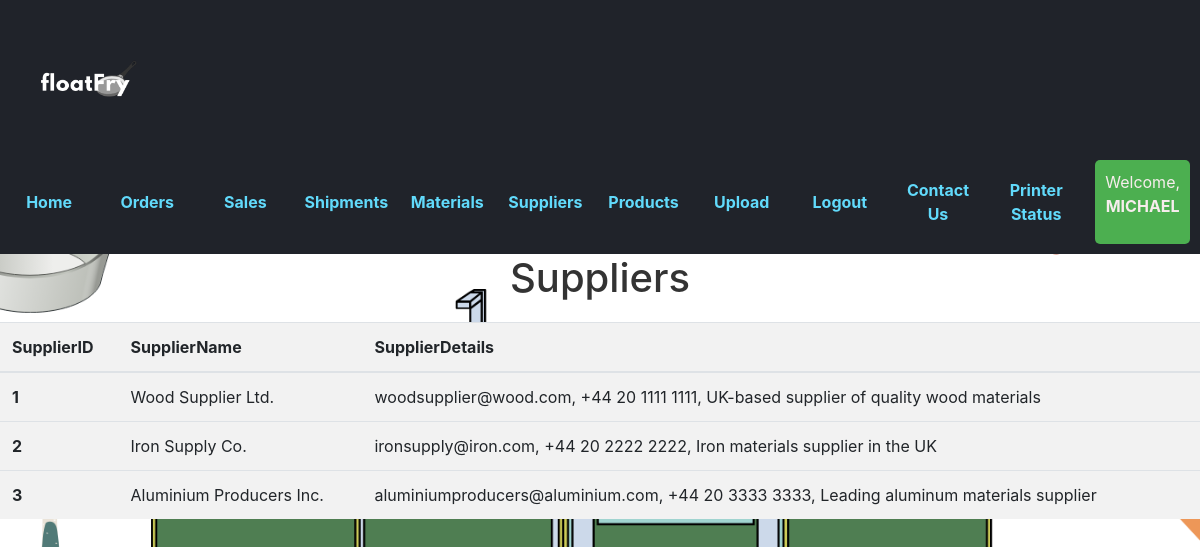
The page /Suppliers (signed in) on the database its author committed.
### tables this page shows
CREATE TABLE Accounts (
    AccountsID INTEGER PRIMARY KEY AUTOINCREMENT,
    Username VARCHAR(255),
    Admin BOOLEAN,
    RoleID INTEGER,
    Role VARCHAR(255),
    EmployeeID INTEGER, Password VARCHAR(100),
    FOREIGN KEY (RoleID) REFERENCES Roles(RoleID),
    FOREIGN KEY (EmployeeID) REFERENCES Employees(EmployeeID)
);

CREATE TABLE Suppliers (
    SupplierID INT PRIMARY KEY,
    SupplierName VARCHAR(255),
    SupplierDetails VARCHAR(255)
);

### Test.py (the view)
@app.route('/Suppliers')
def suppliers():
    user = get_current_user()
    db = get_db()
    if 'logged_in' in session and session['logged_in'] and user['RoleID'] in [2,4,5]:
        all_entries_cursor = db.execute('SELECT * FROM Suppliers')
        suppliers = all_entries_cursor.fetchall()
        return render_template('suppliers.html',  user = user, suppliers = suppliers)
    else:
        return redirect(url_for('login'))

### Test.py (called while the page is built)
def get_current_user():
    user = None
    if "user" in session:
        user = session['user']
        print(user)
        db = get_db()
        user_cursor = db.execute("select * from Accounts where Username = ?", [user])
        user = user_cursor. fetchone()
    return user

### users_database.py (called while the page is built)
def connect_database():
    db_filename = 'FloatFry.db'
    sql =sqlite3.connect(os.path.join('database/', "FloatFry.db"))
    sql.row_factory = sqlite3.Row
    return sql

def get_db():
    if not hasattr(g, 'FloatFry_db'):
        g.FloatFry_db = connect_database()
    return g.FloatFry_db

### templates/suppliers.html (shortened to what this page needs)
{%from 'links.html' import links %}
<!DOCTYPE html>
<html lang="en">
<head>
    <link rel="stylesheet" href="{{ url_for('static', filename='styles.css') }}">
    <link rel="stylesheet" href="https://maxcdn.bootstrapcdn.com/bootstrap/4.5.2/css/bootstrap.min.css">
</head>
<body>
    <header>
        <div class="logo">
            <img src="{{ url_for('static', filename='float_fry_logo.png') }}" alt="Float Fry Logo">
        </div>
        <nav>
            {{links(user)}}
        </nav>
    </header>
    <h1>Suppliers</h1>
    <table class="table">
        <thead>
          <tr>
            <th scope="col">SupplierID</th>
            <th scope="col">SupplierName</th>
            <th scope="col">SupplierDetails</th>
          </tr>
        </thead>
        <tbody>
            {% if suppliers %}
                {% for sup in suppliers %}
                    <tr>
                        <th scope="row">{{ sup["SupplierID"] }}</th>
                        <td>{{ sup["SupplierName"] }}</td>
                        <td>{{ sup["SupplierDetails"] }}</td>
                    </tr>
                {% endfor %}
            {% endif %}
        </tbody>
      </table>
</body>
</html>

### templates/links.html (shortened to what this page needs)
{% macro links(user)%}
    <ul>
        {% if user and user['RoleID'] in [5,4]  %}
        <li><a href="{{ url_for('home') }}">Home</a></li>
        <li><a href="{{ url_for('orders') }}">Orders</a></li>
        <li><a href="{{ url_for('sales') }}">Sales</a></li>
        <li><a href="{{ url_for('shipments') }}">Shipments</a></li>
        <li><a href="{{ url_for('materials') }}">Materials</a></li>
        <li><a href="{{ url_for('suppliers') }}">Suppliers</a></li>
        <li><a href="{{ url_for('products') }}">Products</a></li>
        <li><a href="{{ url_for('upload_file') }}">Upload</a></li>
        <li><a href="{{ url_for('logout') }}">Logout</a></li>
        <li><a href="{{ url_for('contact') }}">Contact Us</a></li>
        <li><a href="{{ url_for('viewPrinter') }}">Printer Status</a></li>
        {% endif %}
        <li>
            {% if user %}
                <div class="user-info">
                    <p>Welcome, <span>{{ user['username'] }}</span></p>
                </div>
            {% endif %}
        </li>
    </ul>
{%endmacro%}

### static/styles.css (style rules this page uses)
body { font-family: Arial, sans-serif; background-color: #f0f0f0; margin: 0; padding: 0; background: url('splash.png'); background-size: cover; opacity: 1; }
header { background-color: #20232a; color: #61dafb; padding: 10px; display: flex; justify-content: space-between; align-items: center; }
.logo img { width: 150px; }
nav ul { list-style-type: none; display: flex; gap: 20px; margin: 0; padding: 0; align-items: center; justify-content: space-between; }
nav ul li { flex: 1; text-align: center; }
nav ul li a { text-decoration: none; color: #61dafb; font-weight: bold; transition: color 0.2s; display: block; padding: 10px 0; }
.user-info { background-color: #f9f1f1; color: rgb(0, 0, 0); padding: 5px 10px; border-radius: 5px; }
h1 { text-align: center; margin-top: 50px; font-size: 36px; color: #333; }
.table { width: 100%; border-collapse: collapse; margin-top: 20px; color: rgb(247, 237, 237); background-color: #f2f2f2; }
.user-info { background-color: #4CAF50; color: white; padding: 10px; border-radius: 5px; }
.user-info span { font-weight: bold; }
p { font-size: 16px; color: rgb(247, 237, 237); }

### rows shown on the page
Accounts: username "MICHAEL"
Suppliers: SupplierID "1", SupplierName "Wood Supplier Ltd.", SupplierDetails "woodsupplier@wood.com, +44 20 1111 1111, UK-based supplier of quality wood materials"
Suppliers: SupplierID "2", SupplierName "Iron Supply Co.", SupplierDetails "ironsupply@iron.com, +44 20 2222 2222, Iron materials supplier in the UK"
Suppliers: SupplierID "3", SupplierName "Aluminium Producers Inc.", SupplierDetails "aluminiumproducers@aluminium.com, +44 20 3333 3333, Leading aluminum materials supplier"
